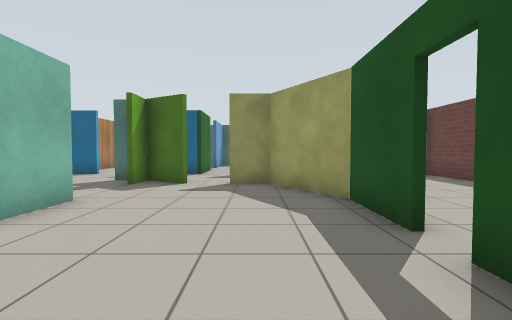
View 1 (above)

18 first-person views from a walk through a Gazebo world. The camera is 0.94 m above the floor, tilts 2° down and sees 85° across. The floor is counted in squares, 1 m on a side. Each view is taken from the middle of a square. On the plan, view 1 faces up. The plan holds only what a view shows up to about 11 squares ahead; the rest is blank. Gazebo's built-in surfaces are drawn with simple patterns.

View 2
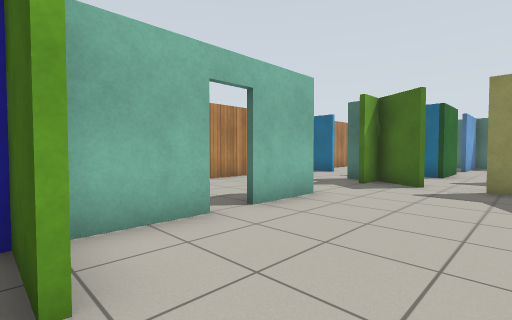

View 3
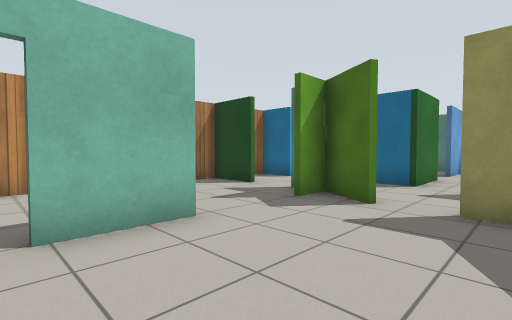

View 4
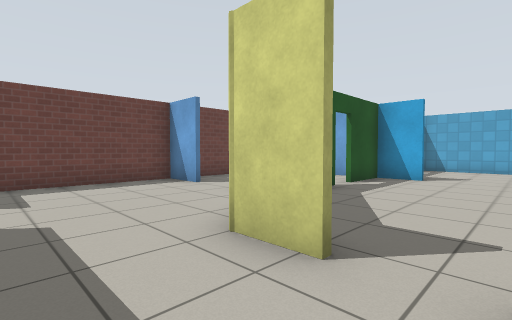

View 5
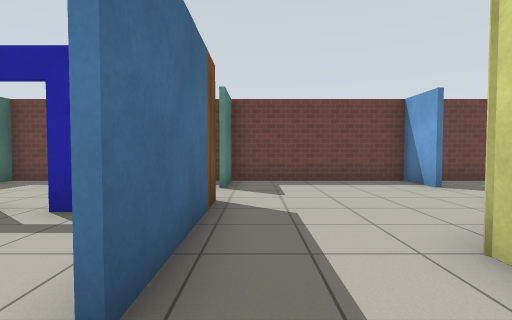

View 6
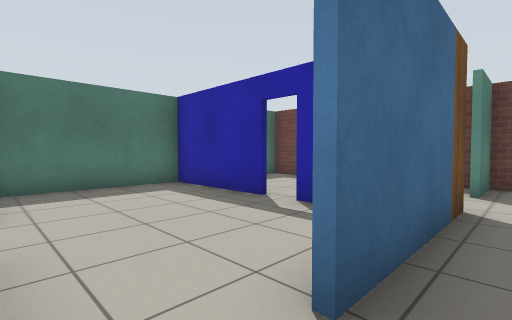

View 7
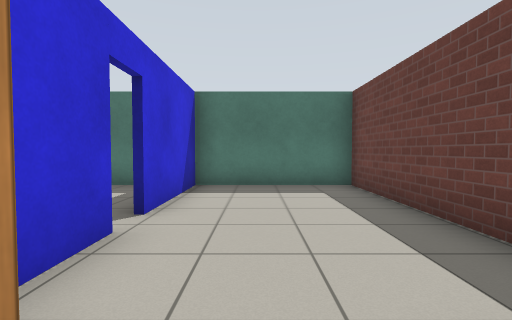

View 8
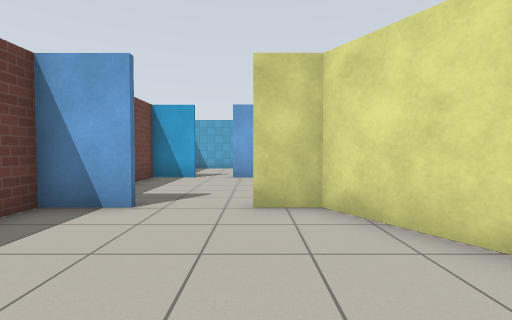

View 9
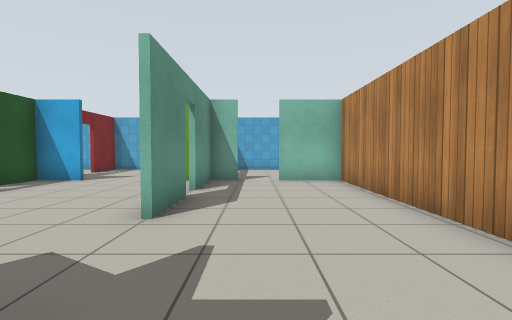

View 10
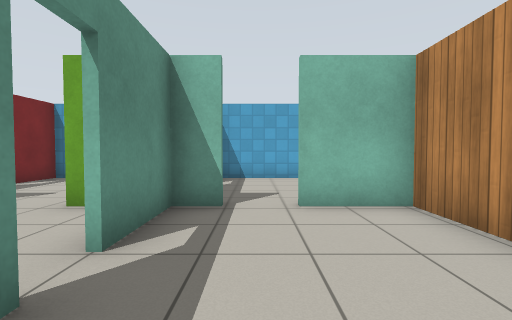

View 11
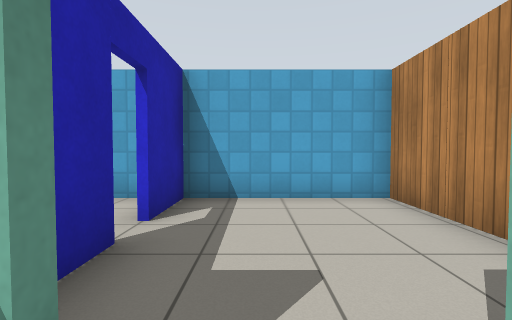

View 12
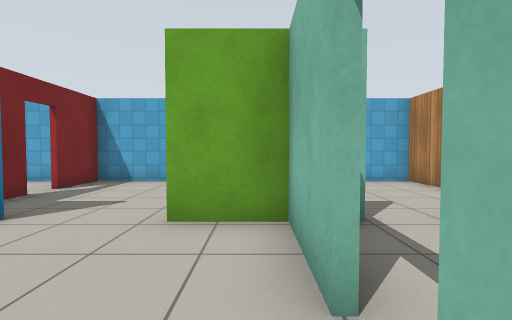

View 13
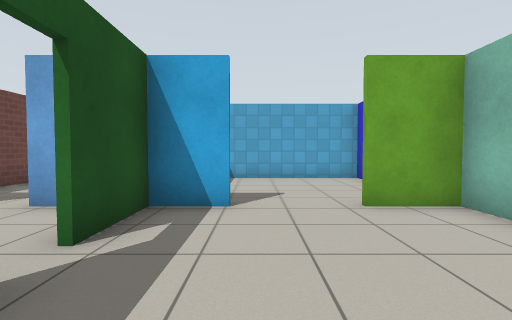

View 14
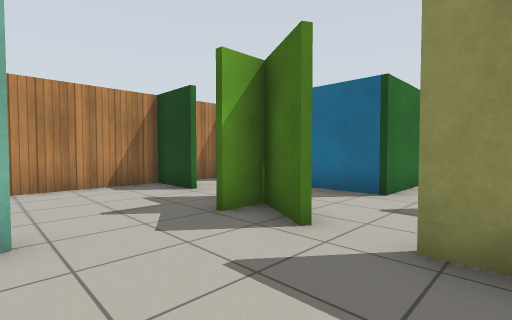

View 15
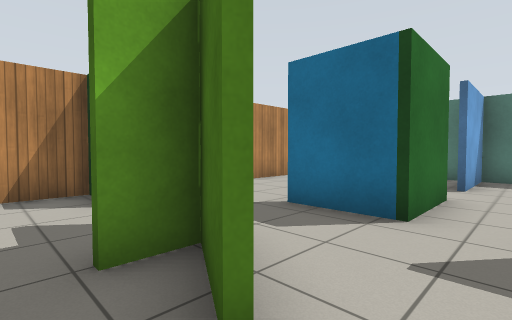

View 16
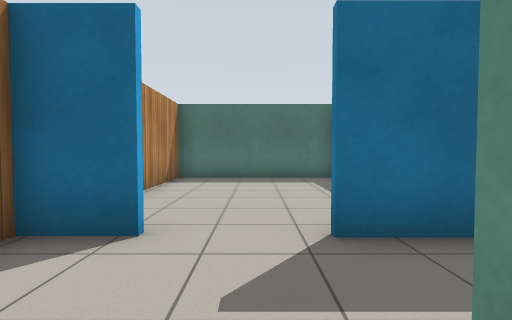

View 17
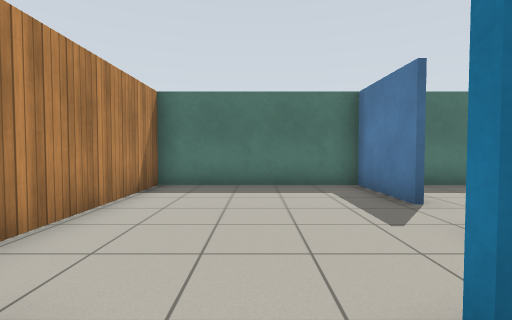

View 18
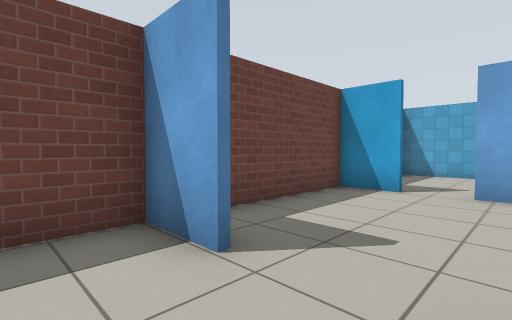

### Floor plan
Ten units are one square. View 1 is at (0, 0); x grows to the right and y downward. Boxes are objects, and circles mark ways between rooms. Rooms are numbered by the first view taken in them; rooms with no view inside come last. Other rooms are left out.
<svg viewBox="-81 -180 152 230">
<path fill="none" stroke="#000" d="M-34 -52 -34 -32M-34 -25 -34 -1M18 -31 18 -54 4 -78 -8 -78M4 -4 18 -4 18 -24M-20 -78 -34 -86M-45 -4 -17 -4M-22 -110 -43 -110M-8 -79 6 -79M-63 -110 -76 -110 -76 -90M15 -108 -8 -108M50 -55 66 -55 66 -112M32 -108 15 -108M7 -76 19 -55 31 -55M66 -108 49 -108M-36 -32 -36 -52M-57 -87 -76 -87M-39 -87 -44 -87M-76 -90 -76 -4 -56 -4M-36 -2 -36 -25M-22 -148 -22 -175M-20 -175 -76 -175 -76 -128M24 -132 24 -119M66 -127 66 -175 24 -175 24 -140M-34 40 -34 45M18 19 18 13M-39 45 18 45 18 26M-17 -2 -36 -2M22 -140 22 -175 -20 -175M-22 -132 -22 -110M22 -128 22 -132M-22 -175 -22 -148M50 -4 66 -4 66 -44M29 -4 39 -4M-76 19 -76 45 -39 45M-36 19 -36 9M-36 45 -36 26M31 45 66 45 66 21"/>
<circle cx="-10" cy="-80" r="3" fill="#2a7"/>
<circle cx="-35" cy="-30" r="3" fill="#2a7"/>
<circle cx="-40" cy="-65" r="3" fill="#2a7"/>
<circle cx="-5" cy="0" r="3" fill="#2a7"/>
<circle cx="20" cy="-25" r="3" fill="#2a7"/>
<circle cx="5" cy="-95" r="3" fill="#2a7"/>
<circle cx="-50" cy="-80" r="3" fill="#2a7"/>
<circle cx="-55" cy="-110" r="3" fill="#2a7"/>
<circle cx="-10" cy="-110" r="3" fill="#2a7"/>
<circle cx="40" cy="-110" r="3" fill="#2a7"/>
<circle cx="45" cy="-50" r="3" fill="#2a7"/>
<circle cx="-50" cy="0" r="3" fill="#2a7"/>
<circle cx="-20" cy="-140" r="3" fill="#2a7"/>
<circle cx="20" cy="-135" r="3" fill="#2a7"/>
<circle cx="-37" cy="23" r="3" fill="#2a7"/>
<circle cx="20" cy="25" r="3" fill="#2a7"/>
<circle cx="45" cy="0" r="3" fill="#2a7"/>
<text x="-10" y="-40">1</text>
<text x="-30" y="-100">2</text>
<text x="40" y="-80">3</text>
<text x="-60" y="-50">4</text>
<text x="-50" y="-140">5</text>
<text x="40" y="-150">6</text>
<text x="-10" y="30">7</text>
<text x="0" y="-150">8</text>
<text x="40" y="-30">9</text>
<text x="-60" y="20">10</text>
<text x="40" y="20">11</text>
</svg>
Room 1 opens to room 2. Room 1 opens to room 4. Room 1 opens to room 7. Room 1 opens to room 9. Room 2 opens to room 3. Room 2 opens to room 4. Room 2 opens to room 5. Room 2 opens to room 8. Room 3 opens to room 6. Room 3 opens to room 9. Room 4 opens to room 10. Room 5 opens to room 8. Room 6 opens to room 8. Room 7 opens to room 10. Room 7 opens to room 11. Room 9 opens to room 11.

Where each view was taken, in squares from view 1:
view 1: 0 up, 0 right, facing up
view 2: 0 up, 0 right, facing up-left
view 3: 3 up, 0 right, facing up-left
view 4: 10 up, 2 left, facing down-right
view 5: 10 up, 2 left, facing right
view 6: 10 up, 2 left, facing up-right
view 7: 10 up, 4 right, facing up
view 8: 10 up, 3 right, facing down
view 9: 9 up, 5 left, facing down
view 10: 5 up, 5 left, facing down
view 11: 1 up, 5 left, facing down
view 12: 4 up, 3 left, facing down
view 13: 5 up, 0 right, facing down
view 14: 5 up, 0 right, facing up-left
view 15: 7 up, 1 left, facing up-left
view 16: 8 up, 5 left, facing up
view 17: 10 up, 5 left, facing up
view 18: 7 up, 3 right, facing down-right
